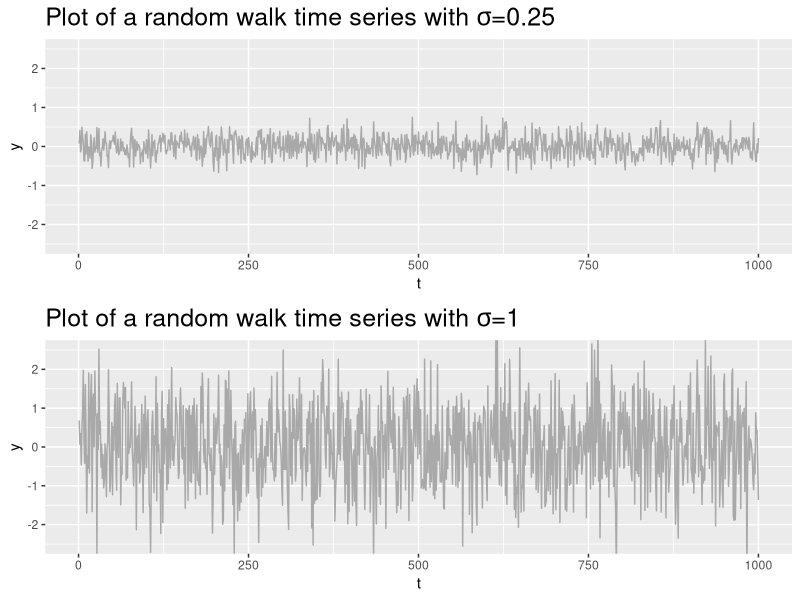
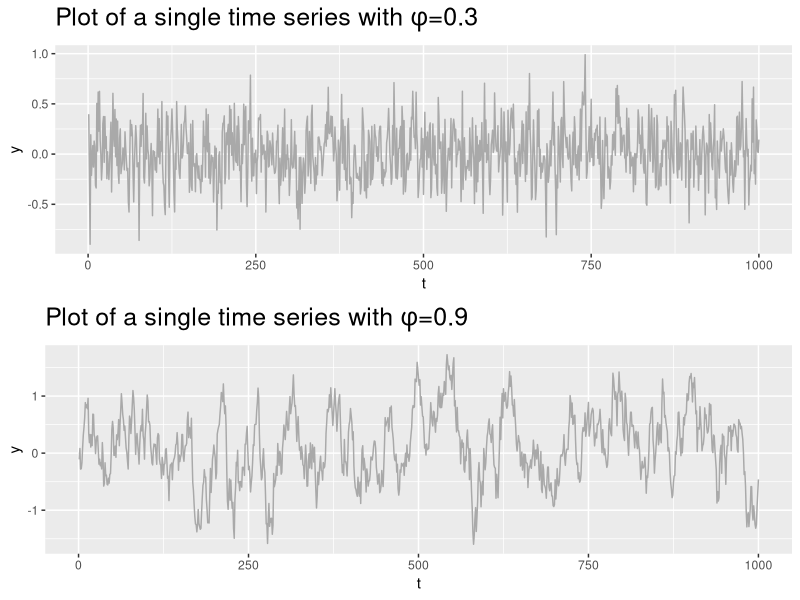
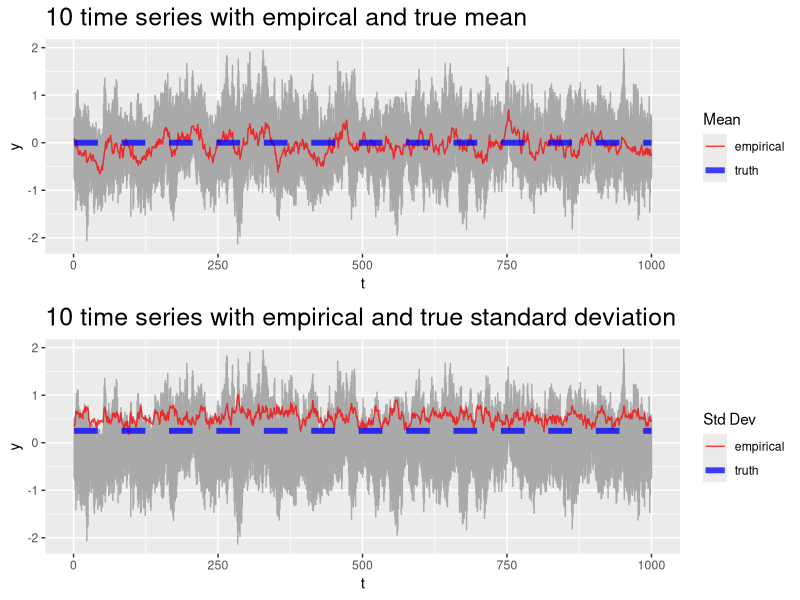
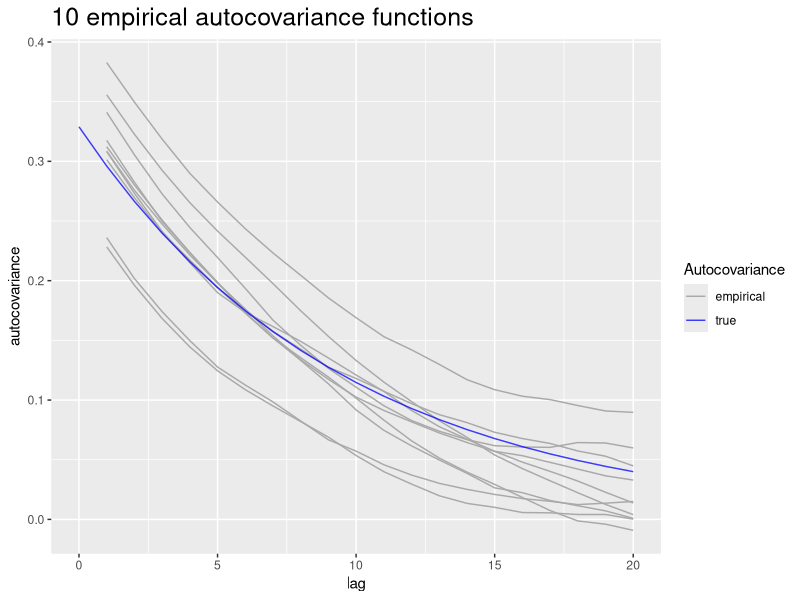
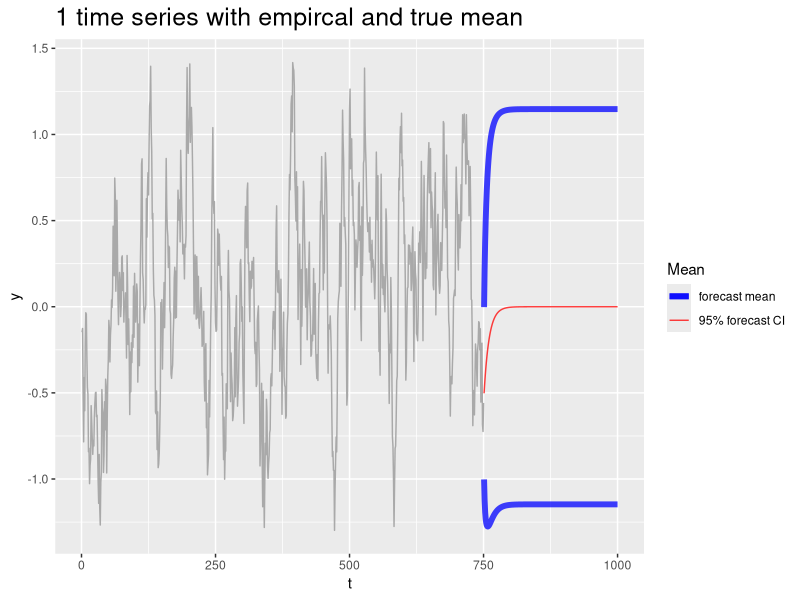
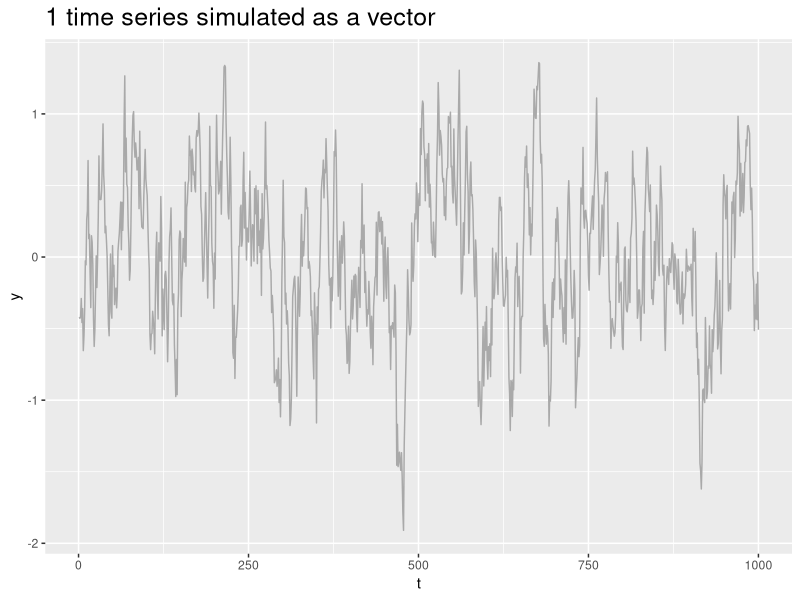

Here is the R script that generated these plots, in order:
## ---- chunk 1
## Load R packages and define helper functions
library(ggplot2, quietly = TRUE)
library(reshape2, quietly = TRUE)
library(grid, quietly = TRUE)
## Function to plot multiple ggplots on the same image
multiplot <- function(..., plotlist=NULL, cols) {
  require(grid)
	
	# Make a list from the ... arguments and plotlist
	plots <- c(list(...), plotlist)
	
	numPlots = length(plots)
	
	# Make the panel
	plotCols = cols                       # Number of columns of plots
	plotRows = ceiling(numPlots/plotCols) # Number of rows needed, calculated from # of cols
	
	# Set up the page
	grid.newpage()
	pushViewport(viewport(layout = grid.layout(plotRows, plotCols)))
	vplayout <- function(x, y)
		viewport(layout.pos.row = x, layout.pos.col = y)
	
	# Make each plot, in the correct location
	for (i in 1:numPlots) {
		curRow = ceiling(i/plotCols)
		curCol = (i-1) %% plotCols + 1
		print(plots[[i]], vp = vplayout(curRow, curCol ))
	}	
}

##
## function to simulate time series
##

simTimeSeries <- function(t, N, mu, s, phi){
  if(N == 1){
    y <- rep(0, t)                                      ## initialize container
    y[1] <- mu[1] + rnorm(1, 0, s)                      ## initailize time series at time 1
    for(i in 2:t){
      epsilon <- rnorm(1, 0, s)                         ## independent random error
      y[i] <- mu[i] + phi * y[i-1] + epsilon            ## autoregressive model
    }
  } else {
    y <- matrix(0, t, N)                                ## initialize container
    y[1, ] <- mu[1] + rnorm(N, 0, s)                    ## initailize time series at time 1
    for(i in 2:t){
      epsilon <- rnorm(N, 0, s)                         ## independent random error
      y[i, ] <- mu[i] + phi * y[i-1, ] + epsilon        ## autoregressive model
    }
  }
  return(y)
}

## ---- chunk 2
N <- 1                              ## pick the number of time series
t <- 1000                           ## pick a time series length
mu <- rep(0, t)                     ## pick a mean structure
s_low <- 0.25                       ## pick standard deviation
s_high <- 1                         ## pick standard deviation

y_s_low <- simTimeSeries(t, N, mu, s_low, phi=0)
y_s_high <- simTimeSeries(t, N, mu, s_high, phi=0)
plot_s_low <- ggplot(data=data.frame(y=y_s_low, t=1:t), aes(y=y, x=t)) + 
  geom_line(alpha=1, colour="darkgrey") + coord_cartesian(ylim=c(-2.5, 2.5)) +
  ggtitle(substitute(paste("Plot of a random walk time series with ", 
                           sigma, "=", sd), list(sd=s_low))) + 
  theme(plot.title = element_text(size=18)) 
plot_s_high <- ggplot(data=data.frame(y=y_s_high, t=1:t), aes(y=y, x=t)) + 
  geom_line(alpha=1, colour="darkgrey") + coord_cartesian(ylim=c(-2.5, 2.5)) +
  ggtitle(substitute(paste("Plot of a random walk time series with ", 
                           sigma, "=", sd), list(sd=s_high))) +  
  theme(plot.title = element_text(size=18)) 
multiplot(plot_s_low, plot_s_high, cols=1)

## ---- chunk 3
N <- 1                              ## pick the number of time series
t <- 1000                           ## pick a time series length
mu <- rep(0, t)                     ## pick a mean structure
s <- 0.25                           ## pick standard deviation
phi_low <- 0.30                     ## pick autocorrelation parameter
phi_high <- 0.90                    ## pick autocorrelation parameter

y_phi_low <- simTimeSeries(t, N, mu, s, phi=phi_low)
y_phi_high <- simTimeSeries(t, N, mu, s, phi=phi_high)
plot_phi_low <- ggplot(data=data.frame(y=y_phi_low, t=1:t), aes(y=y, x=t)) + 
  geom_line(alpha=1, colour="darkgrey") + 
  ggtitle(substitute(paste("Plot of a single time series with ", phi, "=", p), list(p=phi_low))) + 
  theme(plot.title = element_text(size=18))
plot_phi_high <- ggplot(data=data.frame(y=y_phi_high, t=1:t), aes(y=y, x=t)) + 
  geom_line(alpha=1, colour="darkgrey") + 
  ggtitle(substitute(paste("Plot of a single time series with ", phi, "=", p), list(p=phi_high))) +  
  theme(plot.title = element_text(size=18))
multiplot(plot_phi_low, plot_phi_high, cols=1)
## ---- chunk 4
N <- 10                               ## replicates N
phi <- 0.9                            ## autocorrelatin parameter
y <- simTimeSeries(t, N, mu, s, phi)  ## simulate time series

mean_y <- apply(y, 1, mean)           ##  calculate the empirical mean
var_y <-apply(y, 1, var)              ##  calculate the empirical variance
sd_y <- apply(y, 1, sd)               ##  calculate the empirical standard deviation

time_data <- data.frame(y=y, t=1:t)
melt_time <- melt(time_data, id="t")                        
summary_data <- data.frame(mean_y=mean_y, var_y=var_y, sd_y=sd_y, mu=mu/(1-phi), 
                        s=s, t=1:t)


## plot time series with mean and variance
plot_mean <- ggplot(data = melt_time, aes(y=value, x=t)) + 
  geom_line(alpha=1, colour="darkgrey") + 
  geom_line(data=summary_data, aes(y=mean_y, x=t, colour="empirical"), 
            alpha=0.75) + 
  geom_line(data=summary_data, aes(y=mu, x=t, colour="truth"), alpha=0.75, 
            lty=2, lwd=2) + 
  scale_colour_manual("Mean", labels=c("empirical", "truth"), 
                      values=c("empirical"="red","truth"="blue")) + 
  scale_y_continuous("y") + scale_x_continuous("t") +
  ggtitle(paste(min(N, 10), 
                "time series with empircal and true mean")) +
  theme(plot.title = element_text(size=18))
 
plot_sd <- ggplot(data = melt_time, aes(y=value, x=t)) + 
  geom_line(alpha=1, colour="darkgrey") + 
  geom_line(data=summary_data, aes(y=sd_y, x=t, colour="empirical"), 
            alpha=0.75) + 
  geom_line(data=summary_data, aes(y=s, x=t, colour="truth"), alpha=0.75, 
            lty=2, lwd=2) + 
  scale_colour_manual("Std Dev", labels=c("empirical", "truth"), 
                      values=c("empirical"="red","truth"="blue")) + 
  scale_y_continuous("y") + scale_x_continuous("t") + 
  ggtitle(paste(min(N, 10), 
                "time series with empirical and true standard deviation")) + 
  theme(plot.title = element_text(size=18))

## Plot using multiplot
multiplot(plot_mean, plot_sd, cols=1)
## ---- chunk 5
covariances <- matrix(0, min(t, 20), N)
for(i in 1:N){
    for(k in 1:min(t, 20)-1){
      covariances[k+1, i] <- cov(y[1:(t-k), i], y[1:(t-k) + k, i])
  }
}

cov_data <- data.frame(y=covariances, t=1:20)
melt_cov <- melt(cov_data, id="t")
ggplot(data = melt_cov, aes(y=value, x=t)) + 
  geom_line(data=melt_cov, aes(y=value, x=t, group=variable, colour="empirical"), alpha=1) + 
  geom_line(data=data.frame(y=s^2/(1-phi^2) * phi^(0:min(t,20)), x=0:min(t, 20)), aes(y=y, x=x, colour="truth"), 
            alpha=0.75) + 
  scale_colour_manual("Autocovariance", labels=c("empirical", "true"), 
                      values=c("empirical"="darkgrey","truth"="blue")) + 
  scale_y_continuous("autocovariance") + scale_x_continuous("lag") + 
  ggtitle(paste(min(N, 10), 
                "empirical autocovariance functions")) + 
  theme(plot.title = element_text(size=18))
## ---- chunk 6
set.seed(11)
N <- 1                                ## replicates N
phi <- 0.9                            ## autocorrelatin parameter
mu <- rep(0, t)                       ## pick a mean structure
s <- 0.25                             ## pick standard deviation
y <- simTimeSeries(t, N, mu, s, phi)  ## simulate time series

tau <- 750
y[(tau+1):t] <- NA
forecast_data <- data.frame(y=y, t=1:t)
melt_forecast <- melt(forecast_data, id="t") 
forecast_mean <- rep(NA, t-tau)
forecast_sd <- rep(NA, t-tau)
for(i in (tau+1):t){
  lag <- i-tau
  forecast_mean[i-tau] <- mu[i] / (1 - phi) + phi^(lag) * (y[tau] - mu[i] / (1 - phi))
  forecast_sd[i-tau] <- sqrt(sum(phi^(2 * (1:lag - 1)) * s^2))
}
forecast_data <- data.frame(mean=forecast_mean, sd=forecast_sd, 
                            lower_CI=forecast_mean - 2 * forecast_sd,
                            upper_CI=forecast_mean + 2 * forecast_sd,
                            t=(tau+1):t)
ggplot(data = melt_forecast, aes(y=value, x=t)) + 
  geom_line(alpha=1, colour="darkgrey") + 
  geom_line(data=forecast_data, aes(y=mean, x=t, colour="forecast mean"), 
            alpha=0.75) + 
  geom_line(data=forecast_data, aes(y=lower_CI, x=t, colour="95% forecast CI"), alpha=0.75, 
            lty=1, lwd=2) + 
  geom_line(data=forecast_data, aes(y=upper_CI, x=t, colour="95% forecast CI"), alpha=0.75, 
            lty=1, lwd=2) + 
  scale_colour_manual("Mean", labels=c("forecast mean", "95% forecast CI"), 
                      values=c("forecast mean"="red","95% forecast CI"="blue")) + 
  scale_y_continuous("y") + scale_x_continuous("t") +
  ggtitle(paste(min(N, 10), 
                "time series with empircal and true mean")) +
  theme(plot.title = element_text(size=18))
 
## ---- chunk 7
Sigma <- s^2 / (1 - phi^2) * toeplitz(phi^(0:(t-1)))
library(mvtnorm)
y_vec <- t(rmvnorm(N, mu, Sigma))

vec_data <- data.frame(y=y_vec, t=1:t)
melt_vec <- melt(vec_data, id="t")                        


ggplot(data = melt_vec, aes(y=value, x=t)) + 
  geom_line(alpha=1, colour="darkgrey") + 
  scale_y_continuous("y") + scale_x_continuous("t") + 
  ggtitle(paste(min(N, 10), 
                "time series simulated as a vector")) + 
  theme(plot.title = element_text(size=18))
